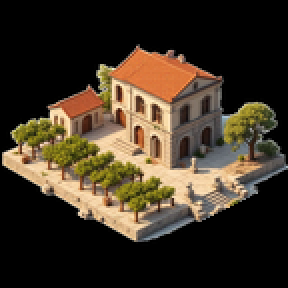
#> input picture assets/_orig/buildings/armory.png, 144 x 144 px (shown 2 times larger)
$ python -i import_flat_textures.py   (imports and definitions only)
#> lines starting #> are read from the running program, lines starting #| are printed output that depends on the picture
"""
Importe les textures carrées ComfyUI vers le jeu (cubes Three.js Minecraft-style).

Workflow :
  1. python tools/comfy_terrain_batch.py
     → PNG 1024×1024 dans assets/textures/flat/source/
  2. python tools/import_flat_textures.py --deploy-three
     → carrés 64×64 dans assets/tiles/generated_mediterranean/
  3. Ctrl+F5 dans le navigateur

Options :
  --size 64              Taille de sortie (px, carré)
  --deploy-three         Déploie vers assets/tiles/generated_mediterranean/ (défaut)
  --legacy-flat          Ancien chemin assets/textures/flat/game/ (mode 2D iso)
  --placeholders         Génère des carrés de test si source/ est vide
  --force                Réécrit les PNG déjà présents
  --check                Vérifie que toutes les textures requises existent (exit 1 si manque)
"""

from __future__ import annotations

import argparse
import os
import random
import sys

from PIL import Image, ImageDraw, ImageFilter

ROOT = os.path.dirname(os.path.dirname(os.path.abspath(__file__)))
SOURCE_DIR = os.path.join(ROOT, "assets", "textures", "flat", "source")
THREE_DIR = os.path.join(ROOT, "assets", "tiles", "generated_mediterranean")
LEGACY_FLAT_DIR = os.path.join(ROOT, "assets", "textures", "flat", "game")

# Textures cubes Three.js (threeRenderer.js THREE_TERRAIN_TEX_DEFS)
THREE_TEXTURES = [
    "grass",
    "forest",
    "wheat",
    "sand",
    "dirt",
    "rock",
    "marble",
    "water",
]

# Noms legacy mode 2D flat (config.js TERRAIN_BLOCK_FACES)
LEGACY_FLAT_MAP = {
    "grass_top": "grass",
    "forest_top": "forest",
    "sand_top": "sand",
    "sand": "sand",
    "dirt": "dirt",
    "stone": "marble",
}

PLACEHOLDER_COLORS = {
    "grass": (126, 170, 95),
    "forest": (82, 122, 60),
    "wheat": (210, 180, 70),
    "sand": (232, 212, 168),
    "dirt": (154, 122, 82),
    "rock": (140, 135, 125),
    "marble": (220, 216, 204),
    "water": (58, 134, 200),
}


def center_crop_square(im: Image.Image) -> Image.Image:
    im = im.convert("RGBA")
    w, h = im.size
    s = min(w, h)
    left = (w - s) // 2
    top = (h - s) // 2
    return im.crop((left, top, left + s, top + s))


def resize_face(im: Image.Image, out_px: int) -> Image.Image:
    im = center_crop_square(im)
    return im.resize((out_px, out_px), Image.Resampling.LANCZOS)


# [125 lines left out: functions write_placeholder, import_one, list_source_files, deploy_three, deploy_legacy_flat, check_textures and 1 more, not called in this run]


# [2 lines not run here, left out]

>>> import cv2
>>> picture = cv2.imread('../assets/_orig/buildings/armory.png', cv2.IMREAD_GRAYSCALE)
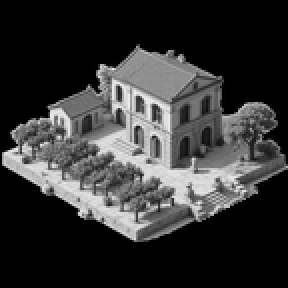
#> picture: shape (144, 144) (shown 2 times larger); min 0, max 239, mean 52.8
>>> result = resize_face(picture, 'out.png')
#> (the run stopped early here; a loop or call above may not have finished)

$ run again, on assets/_orig/houses/domaine.png
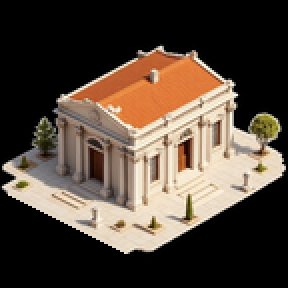
#> input picture assets/_orig/houses/domaine.png, 144 x 144 px (shown 2 times larger)
#> `picture = cv2.imread('../assets/_orig/buildings/armory.png', cv2.IMREA..`:
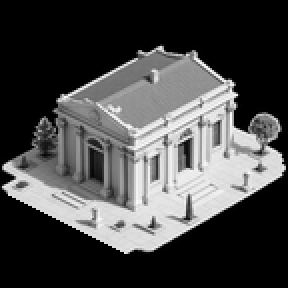
#> picture: shape (144, 144) (shown 2 times larger); min 0, max 253, mean 72.3

$ run again, on assets/_orig/houses/house.png
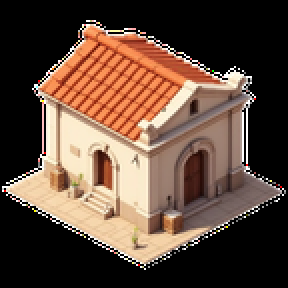
#> input picture assets/_orig/houses/house.png, 144 x 144 px (shown 2 times larger)
#> `picture = cv2.imread('../assets/_orig/buildings/armory.png', cv2.IMREA..`:
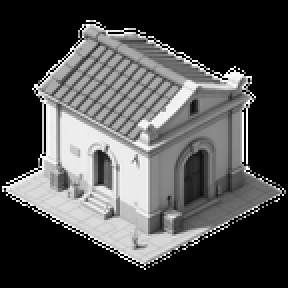
#> picture: shape (144, 144) (shown 2 times larger); min 0, max 255, mean 76.8

$ run again, on assets/buildings/agora.png
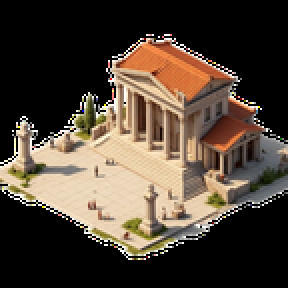
#> input picture assets/buildings/agora.png, 144 x 144 px (shown 2 times larger)
#> `picture = cv2.imread('../assets/_orig/buildings/armory.png', cv2.IMREA..`:
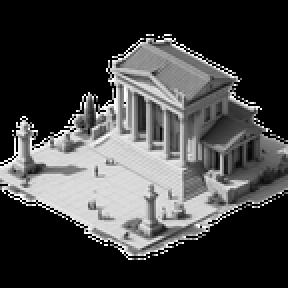
#> picture: shape (144, 144) (shown 2 times larger); min 0, max 255, mean 68.9
